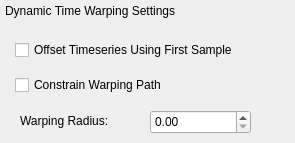
         <widget class="QWidget" name="page_62">
          <widget class="QLabel" name="label_160">
           <property name="geometry">
            <rect>
             <x>5</x>
             <y>0</y>
             <width>281</width>
             <height>21</height>
            </rect>
           </property>
           <property name="text">
            <string>Dynamic Time Warping Settings</string>
           </property>
          </widget>
          <widget class="QLabel" name="label_168">
           <property name="geometry">
            <rect>
             <x>20</x>
             <y>110</y>
             <width>131</width>
             <height>21</height>
            </rect>
           </property>
           <property name="text">
            <string>Warping Radius:</string>
           </property>
          </widget>
          <widget class="QDoubleSpinBox" name="pipelineTool_dtw_warpingRadius">
           <property name="geometry">
            <rect>
             <x>150</x>
             <y>110</y>
             <width>101</width>
             <height>24</height>
            </rect>
           </property>
          </widget>
          <widget class="QCheckBox" name="pipelineTool_dtw_offsetTimeseriesUsingFirstSample">
           <property name="geometry">
            <rect>
             <x>15</x>
             <y>40</y>
             <width>256</width>
             <height>20</height>
            </rect>
           </property>
           <property name="text">
            <string>Offset Timeseries Using First Sample</string>
           </property>
          </widget>
          <widget class="QCheckBox" name="pipelineTool_dtw_constrainWarpingPath">
           <property name="geometry">
            <rect>
             <x>15</x>
             <y>75</y>
             <width>186</width>
             <height>20</height>
            </rect>
           </property>
           <property name="text">
            <string>Constrain Warping Path</string>
           </property>
          </widget>
         </widget>
